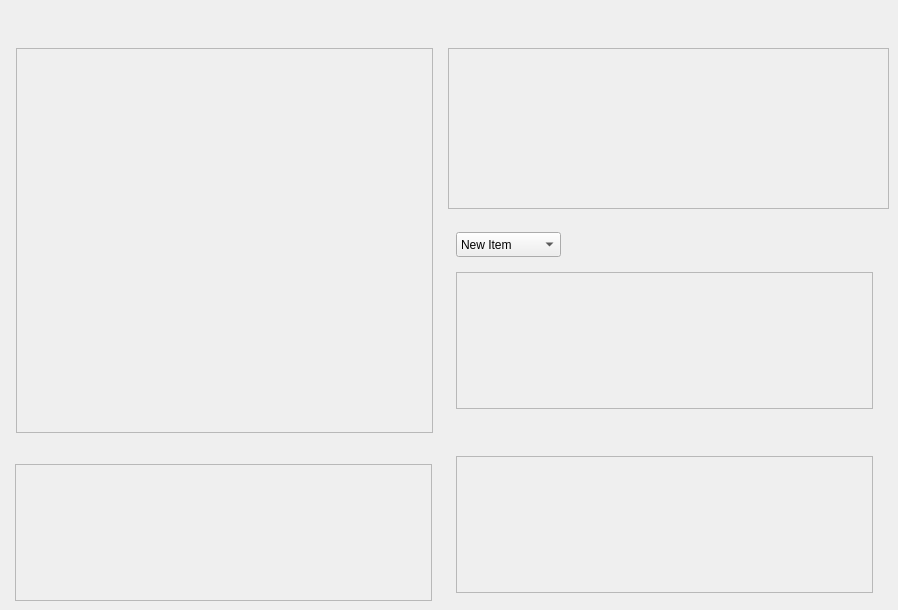
     <widget class="QWidget" name="sensorPage">
      <widget class="QFrame" name="frame_9">
       <property name="geometry">
        <rect>
         <x>16</x>
         <y>48</y>
         <width>417</width>
         <height>385</height>
        </rect>
       </property>
       <property name="styleSheet">
        <string notr="true">#frame_9{
border-image: url(:/UI/Widget/System_Sensor_1.png);}
</string>
       </property>
       <property name="frameShape">
        <enum>QFrame::StyledPanel</enum>
       </property>
       <property name="frameShadow">
        <enum>QFrame::Raised</enum>
       </property>
       <widget class="QWidget" name="gridLayoutWidget_4">
        <property name="geometry">
         <rect>
          <x>16</x>
          <y>16</y>
          <width>385</width>
          <height>353</height>
         </rect>
        </property>
        <layout class="QGridLayout" name="gridLayout_4"/>
       </widget>
      </widget>
      <widget class="QFrame" name="frame_12">
       <property name="geometry">
        <rect>
         <x>15</x>
         <y>464</y>
         <width>417</width>
         <height>137</height>
        </rect>
       </property>
       <property name="styleSheet">
        <string notr="true">#frame_12{
border-image: url(:/UI/Widget/System_Sensor_4.png);}</string>
       </property>
       <property name="frameShape">
        <enum>QFrame::StyledPanel</enum>
       </property>
       <property name="frameShadow">
        <enum>QFrame::Raised</enum>
       </property>
       <widget class="QWidget" name="gridLayoutWidget_5">
        <property name="geometry">
         <rect>
          <x>8</x>
          <y>8</y>
          <width>401</width>
          <height>121</height>
         </rect>
        </property>
        <layout class="QGridLayout" name="gridLayout_5"/>
       </widget>
      </widget>
      <widget class="QFrame" name="frame_13">
       <property name="geometry">
        <rect>
         <x>448</x>
         <y>48</y>
         <width>441</width>
         <height>161</height>
        </rect>
       </property>
       <property name="styleSheet">
        <string notr="true">#frame_13{
border-image: url(:/UI/Widget/System_Sensor_4.png);}</string>
       </property>
       <property name="frameShape">
        <enum>QFrame::StyledPanel</enum>
       </property>
       <property name="frameShadow">
        <enum>QFrame::Raised</enum>
       </property>
       <widget class="QWidget" name="gridLayoutWidget_6">
        <property name="geometry">
         <rect>
          <x>8</x>
          <y>8</y>
          <width>425</width>
          <height>153</height>
         </rect>
        </property>
        <layout class="QGridLayout" name="gridLayout_6"/>
       </widget>
      </widget>
      <widget class="QFrame" name="frame_14">
       <property name="geometry">
        <rect>
         <x>456</x>
         <y>272</y>
         <width>417</width>
         <height>137</height>
        </rect>
       </property>
       <property name="styleSheet">
        <string notr="true">#frame_14{
border-image: url(:/UI/Widget/System_Sensor_4.png);}</string>
       </property>
       <property name="frameShape">
        <enum>QFrame::StyledPanel</enum>
       </property>
       <property name="frameShadow">
        <enum>QFrame::Raised</enum>
       </property>
       <widget class="QWidget" name="gridLayoutWidget_7">
        <property name="geometry">
         <rect>
          <x>8</x>
          <y>8</y>
          <width>401</width>
          <height>121</height>
         </rect>
        </property>
        <layout class="QGridLayout" name="gridLayout_7"/>
       </widget>
      </widget>
      <widget class="QFrame" name="frame_15">
       <property name="geometry">
        <rect>
         <x>456</x>
         <y>456</y>
         <width>417</width>
         <height>137</height>
        </rect>
       </property>
       <property name="styleSheet">
        <string notr="true">#frame_15{
border-image: url(:/UI/Widget/System_Sensor_4.png);}</string>
       </property>
       <property name="frameShape">
        <enum>QFrame::StyledPanel</enum>
       </property>
       <property name="frameShadow">
        <enum>QFrame::Raised</enum>
       </property>
       <widget class="QWidget" name="gridLayoutWidget_8">
        <property name="geometry">
         <rect>
          <x>8</x>
          <y>8</y>
          <width>401</width>
          <height>121</height>
         </rect>
        </property>
        <layout class="QGridLayout" name="gridLayout_8"/>
       </widget>
      </widget>
      <widget class="QComboBox" name="comboBox">
       <property name="geometry">
        <rect>
         <x>456</x>
         <y>232</y>
         <width>105</width>
         <height>25</height>
        </rect>
       </property>
       <item>
        <property name="text">
         <string>New Item</string>
        </property>
       </item>
       <item>
        <property name="text">
         <string>New Item</string>
        </property>
       </item>
      </widget>
     </widget>
